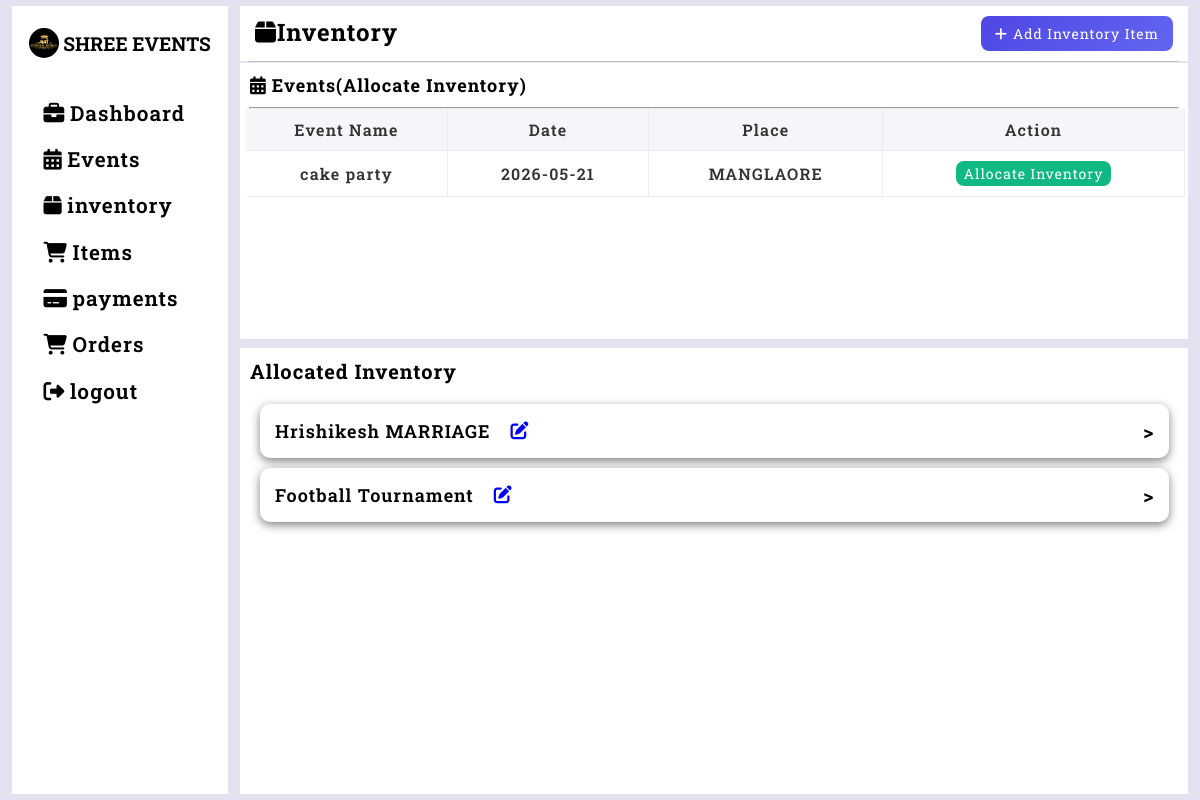
/inventory (signed in), run on an earlier commit of the app's database.
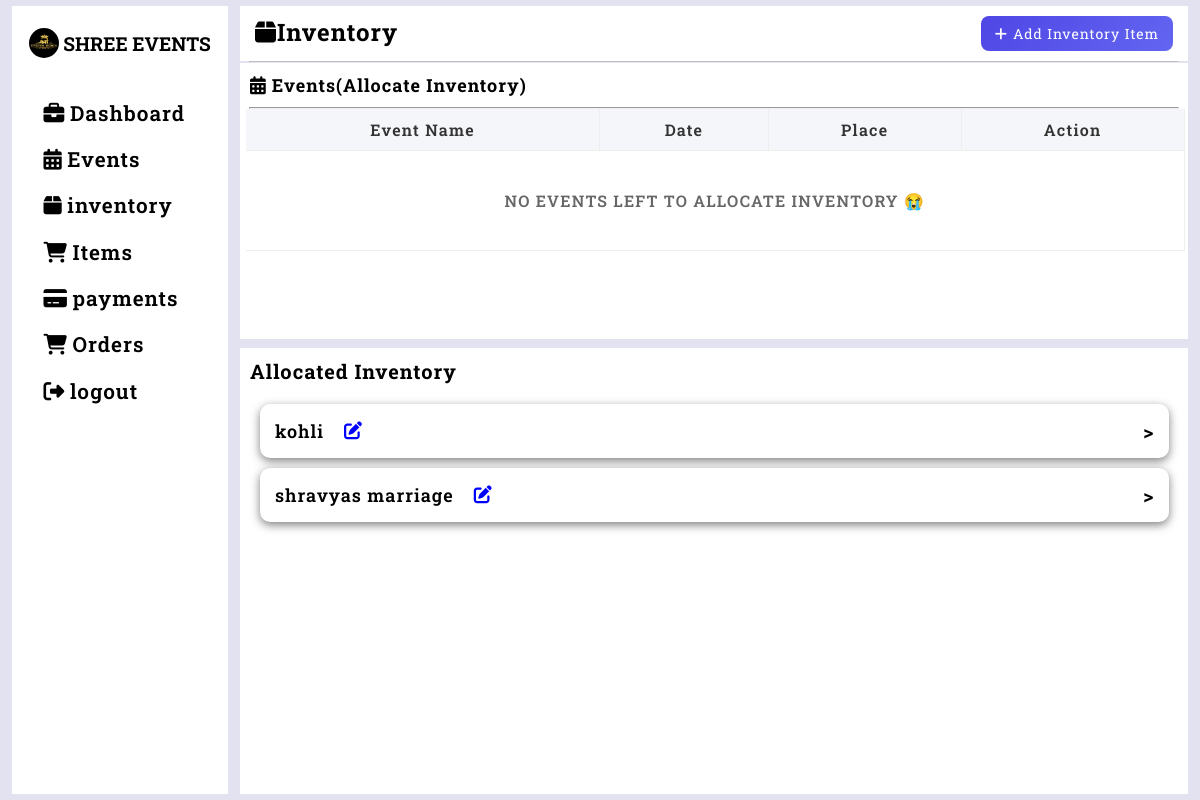
And on a later commit of the database.
### tables this page shows
CREATE TABLE events(event_id INTEGER PRIMARY KEY AUTOINCREMENT,
                event_name TEXT NOT NULL,
                event_date DATETIME NOT NULL,
                event_time DATETIME NOT NULL,
                place TEXT NOT NULL,
                cust TEXT NOT NULL,
                status TEXT DEFAULT 'pending',
                event_status TEXT DEFAULT 'upcoming',
                phone_number INTEGER NOT NULL
                );

### inventory.py (the view)
@inventory_app.route('/inventory',methods=['GET','POST'])
def inventory_fn():
    if 'user' in session:
        event_id=request.form.get('event_id') or request.args.get('event_id')
        show_popup=False
        event_date=None
        if event_id:
            event=get_event_by_id(event_id)
            if event:
                event_date=event[2]
        existing_alloc={}
        inven_data=get_inventory(event_date)
        if request.method == "POST":
            if "allocate_inventory" in request.form:
                event_name=request.form['itemname']
                quantity=request.form['quantity']
                price=request.form['price']
                add_inventory(event_name,quantity,price)
                return redirect('/inventory')
            elif "sava_alloc" in request.form:
                event_id=request.form.get('event_id')
                event=get_event_by_id(event_id)
                event_date=event[2] if event else None
                items=get_inventory(event_date)
                selected=False
                cart=session.get('alloc_cart',{})
                for item in items:
                    item_id=item[0]
                    qty=request.form.get(f'qty_{item_id}')
                    if qty is not None:
                        if int(qty)>0:
                            cart[str(item_id)]=int(qty)
                        else:
                            cart.pop(str(item_id),None)
                session['alloc_cart']=cart
                all_items=get_inventory(event_date)
                item_map={str(i[0]):(i[1],i[3]) for i in all_items}
                for item_id_str,qty in cart.items():
                    if item_id_str in item_map:
                        item_name=item_map[item_id_str][0]
                        price_per=item_map[item_id_str][1]
                        update_allocation(event_id,item_id_str,qty,item_name,price_per)
                        selected=True
                if not selected:
                    flash("Please allocate at least one inventory item")
                    return redirect(f'/inventory?event_id={event_id}')
                session.pop('alloc_cart',None)
                update_status(event_id)
                show_popup=False
                return redirect('/inventory')
            elif "search_btn" in request.form:
                search=request.form.get('search')
                cart=session.get('alloc_cart',{})
                all_items=get_inventory(event_date)
                for item in all_items:
                    item_id=item[0]
                    qty=request.form.get(f'qty_{item_id}')
                    if qty is not None:
                        if int(qty)>0:
                            cart[str(item_id)]=int(qty)
                        else:
                            cart.pop(str(item_id),None)
                session['alloc_cart']=cart
                inven_data=search_inventory(search)
                show_popup=True
            elif "clear_btn" in request.form:
                cart=session.get('alloc_cart',{})
                all_items=get_inventory(event_date)
                for item in all_items:
                    item_id=item[0]
                    qty=request.form.get(f'qty_{item_id}')
                    if qty is not None:
                        if int(qty)>0:
                            cart[str(item_id)]=int(qty)
                        else:
                            cart.pop(str(item_id),None)
                session['alloc_cart']=cart
                inven_data=get_inventory(event_date)
                show_popup=True
            elif "delete_btn" in request.form:
                event_id=request.form.get('event_id')
                item_id=request.form.get('item_id')
                event=get_event_by_id(event_id)
                event_date=event[2] if event else None
                items=get_inventory(event_date)
                for item in items:
                    if str(item[0])==str(item_id):
                        item_name=item[1]
                        price=item[3]
                        update_allocation(event_id,item_id,0,item_name,price)
                return redirect('/inventory')
            else:
                inven_data=get_inventory(event_date)
                show_popup=False
        else:
            inven_data=get_inventory(event_date)
            show_popup=False
            if not event_id:
                session.pop('alloc_cart',None)
        if event_id:
            show_popup=True
            rows=allocated_inventory_list()
            for row in rows:
                if str(row[0])==str(event_id):
                    existing_alloc[row[6]]=row[4]
        cart=session.get('alloc_cart',{})
        for item_id_str,qty in cart.items():
            try:
                existing_alloc[int(item_id_str)]=qty
            except:
                existing_alloc[item_id_str]=qty
        events=events_list_in()
        allocated_list=allocated_inventory_list()
        allocated_events_list=allocated_events()
        total_data=total_mount_calculations()
        return render_template("inventory.html",existing_alloc=existing_alloc,events=events,inven_data=inven_data,show_popup=show_popup,event_id=event_id,allocated_events_list=allocated_events_list,allocated_list=allocated_list,total_data=total_data)
    else:
        return redirect(url_for('home'))

### database.py (called while the page is built)
def get_connection():
    con=sqlite3.connect("database.db",timeout=30,check_same_thread=False)
    return con

def events_list_in():
    con=get_connection()
    cursor=con.cursor()
    cursor.execute("SELECT event_id,event_name,event_date,event_time,place,cust,phone_number FROM events WHERE status='pending'")
    events_li=cursor.fetchall()
    con.commit()
    con.close()
    return events_li

def get_inventory(event_date=None):
    con=get_connection()
    cursor=con.cursor()
    if event_date:
        cursor.execute("""
            SELECT
                i.item_id,
                i.item_name,
                i.item_quantity - COALESCE(SUM(CASE
                    WHEN a.event_date = ? THEN a.quantity
                    ELSE 0
                END), 0) AS available_quantity,
                i.item_price
            FROM inventory i
            LEFT JOIN allocation a ON i.item_id = a.item_id
            GROUP BY i.item_id, i.item_name, i.item_quantity, i.item_price
        """, (event_date,))
    else:
        cursor.execute("SELECT item_id, item_name, item_quantity, item_price FROM inventory")
    inven_data=cursor.fetchall()
    con.close()
    return inven_data

### templates/inventory.html (shortened to what this page needs)
{% extends "base.html" %} {% block title %}INVENTORY{% endblock %}
{% block content %}
<div class="main-inventory-box">
  <div class="inventory-header">
    <h3><i class="fa-solid fa-box"></i>Inventory</h3>
    <button type="button" id="openPopup">
      <i class="fa-solid fa-plus"></i>Add Inventory Item
    </button>
  </div>
  <hr style="opacity: 0.5" />
  <div class="inventory-events-list">
    <div class="in-child-header">
      <h2>
        <i class="fa-solid fa-calendar-days"></i>Events(Allocate Inventory)
      </h2>
    </div>
    <hr />
    <form method="post">
      <div class="inventory-table-container">
        <table>
          <thead>
            <tr>
              <td>Event Name</td>
              <td>Date</td>
              <td>Place</td>
              <td>Action</td>
            </tr>
          </thead>
          <tbody>
            {% if events %}
            {% for e in events %}
            <tr>
              <td>{{e[1]}}</td>
              <td>{{e[2]}}</td>
              <td>{{e[4]}}</td>
              <td>
                <button name="allocate" type="button" id="allocate_btn" class="allocate_btn" data-id="{{e[0]}}">
                  Allocate Inventory
                </button>
              </td>
            </tr>
            {% endfor %}
            {% else %}
            <tr style="width: 100%; height:100px;">
              <td colspan="4" style="text-align:center; vertical-align:middle; font-size:16px; color:#666;">NO EVENTS LEFT TO ALLOCATE INVENTORY 😭</td>
            </tr>
            {% endif %}
          </tbody>
        </table>
      </div>
    </form>
  </div>
  <div class="allocated-inventory-container">
    <h3>Allocated Inventory</h3>
    <div class="events-cont">
       {% if allocated_events_list %}
      {% for events in allocated_events_list %}
      <div class="event">
        <form method="post">
          <div class="event-header">
            <p>{{events[1]}}</p>
            <button type="button" class="edit-btn" data-event="{{events[0]}}"><i
                class="fa-solid fa-pen-to-square"></i></button>
            <span class="side">></span>
          </div>
                {% set ns = namespace(found=false) %}
        </form>
      </div>
      {% endfor %}
{% else %}
<div class="no-allocated-events">
  No allocated events 😊
</div>
{% endif %}
    </div>
  </div>
  {% endblock %}

What changed in the data, as far as the page shows it:
removed events: event_name "cake party", event_date "2026-05-21", place "MANGLAORE", shown under "Events(Allocate Inventory)"
removed events: event_name "Hrishikesh MARRIAGE", shown under "Allocated Inventory"
removed events: event_name "Football Tournament", shown under "Allocated Inventory"
added events: event_name "kohli", shown under "Allocated Inventory"
added events: event_name "shravyas marriage", shown under "Allocated Inventory"
Also different on the page:
text now shown: "NO EVENTS LEFT TO ALLOCATE INVENTORY 😭"
